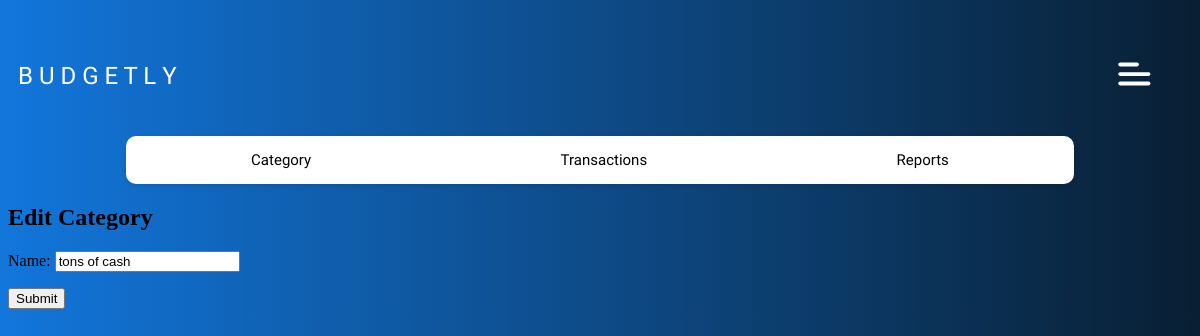
Page /budget/editcategory/1/ on the earlier database version.
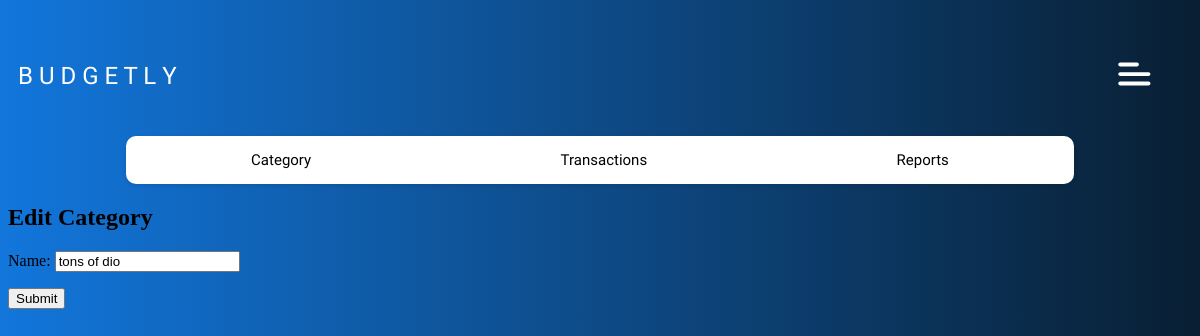
Same page on the later database version.
### expenses/models.py (models this page shows, shortened)
class Category(models.Model):
    name = models.CharField(max_length=100)

### expenses/views.py (the view)
# urls.py: path('budget/editcategory/<int:category_id>/', edit_category_view, name='edit_category'),
def edit_category_view(request, category_id):
    category = get_object_or_404(Category, id=category_id)
    if request.method == 'POST':
        form = CategoryForm(request.POST, instance=category)
        if form.is_valid():
            form.save()
            return redirect('expenses:category')
    else:
        form = CategoryForm(instance=category)
    return render(request, 'budget/editcategory.html', {'form': form, 'category': category})

### expenses/forms.py
class CategoryForm(forms.ModelForm):
    class Meta:
        model = Category
        fields = ['name']

### expenses/templates/budget/editcategory.html (shortened to what this page needs)
{% extends "../base/base.html" %}
{% load static %}
{% block template %}
{% include "../base/navbar.html" %}
<div class="edit-category-container">
    <div class="form-header">
        <h2>Edit Category</h2>
    </div>
    <form method="post" action="{% url 'expenses:edit_category' category_id %}">
        {{ form.as_p }}
        <button type="submit">Submit</button>
    </form>
</div>
{% endblock %}

Differences in the rows shown:
changed Category: name "tons of cash" → "tons of dio"
